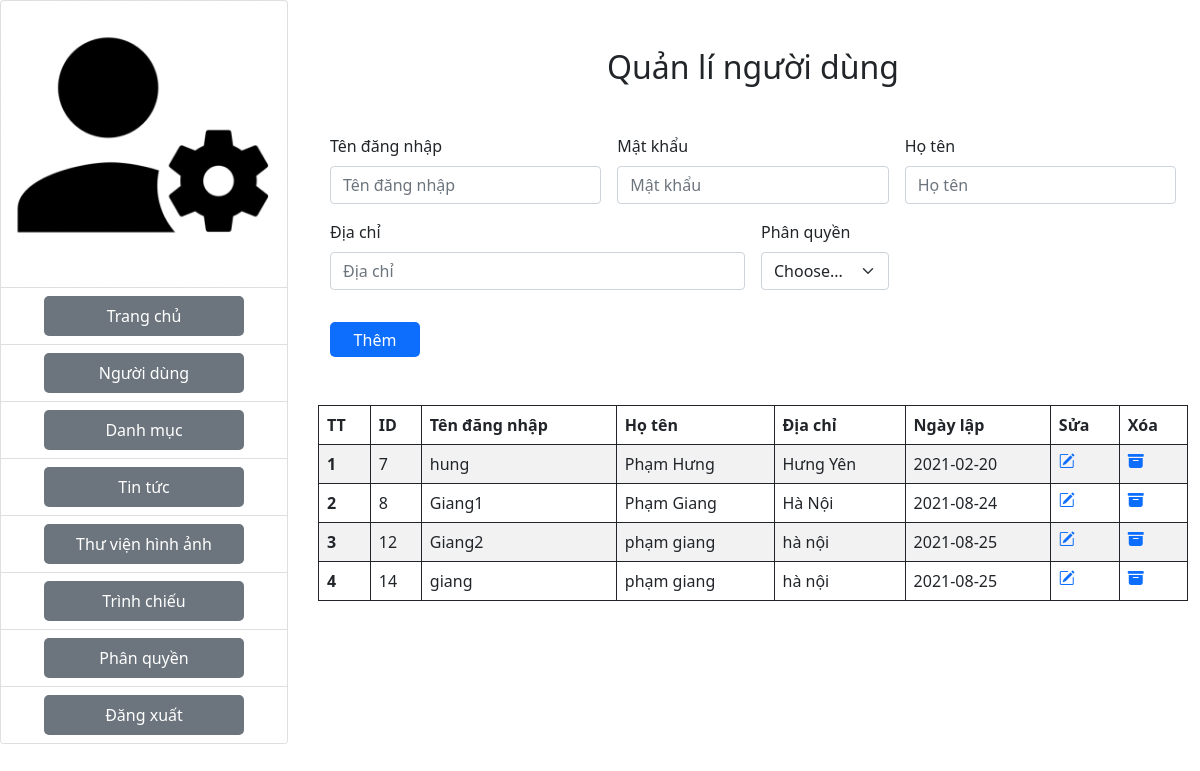
The page /admin/user.php (signed in) on the database its author committed.
### tables this page shows
CREATE TABLE `dangnhap` (
  `iddangnhap` int(10) NOT NULL,
  `tendangnhap` varchar(300) NOT NULL,
  `matkhau` varchar(300) NOT NULL,
  `hoten` varchar(300) NOT NULL,
  `diachi` varchar(300) NOT NULL,
  `ngaylap` date NOT NULL,
  `idphanquyen` int(10) NOT NULL
);

### admin/user.php (the view, shortened to what this page needs)
<?php
include("./config/connect.php");
?>
<div class="row">
    <div class="col-3">
        <?php
        include("./component/header.php")
        ?>
    </div>
    <div class="col-9 ">
        <div class="container">
            <h2 class="mt-5 mb-5 text-center ">Quản lí người dùng</h2>
            <div>
                <form class="row g-3 needs-validation" action="" method="POST">
                    <div class="col-md-4">
                        <label for="validationCustom01" class="form-label">Tên đăng nhập</label>
                        <input type="text" class="form-control" name="tendangnhap" placeholder="Tên đăng nhập" required>
                    </div>
                    <div class="col-md-4">
                        <label for="validationCustom02" class="form-label">Mật khẩu</label>
                        <input type="password" class="form-control" name="matkhau" placeholder="Mật khẩu" required>
                    </div>
                    <div class="col-md-4">
                        <label for="validationCustomUsername" class="form-label">Họ tên</label>
                        <input type="text" class="form-control" name="hoten" placeholder="Họ tên" required>
                    </div>
                    <div class="col-md-6">
                        <label for="validationCustom03" class="form-label">Địa chỉ</label>
                        <input type="text" class="form-control" name="diachi" placeholder="Địa chỉ" required>
                    </div>
                    <div class="col-md-2">
                        <label for="validationCustom05" class="form-label">Phân quyền</label>
                        <select class="form-select" name="phanquyen" required>
                            <option selected disabled value="">Choose...</option>
                        </select>
                    </div>
                    <div class="col-12">
                        <button class="btn-primary mt-3" style="width: 90px;height: 35px;border: none;border-radius: 5px;" type="submit" name="luuthongtin" value="luuthongtin">Thêm</button>
                    </div>
                </form>
            </div>
            <div class="row mt-5">
                <table class="table table-bordered border-dark table-striped table-hover ">
                    <thead class="thead-dark">
                        <tr>
                            <th scope="col">TT</th>
                            <th scope="col">ID</th>
                            <th scope="col">Tên đăng nhập</th>
                            <th scope="col">Họ tên</th>
                            <th scope="col">Địa chỉ</th>
                            <th scope="col">Ngày lập</th>
                            <th scope="col">Sửa</th>
                            <th scope="col">Xóa</tsh>
                        </tr>
                    </thead>
                    <tbody>
                        <?php
                        $sql = "SELECT * FROM dangnhap";
                        $result = mysqli_query($conn, $sql);
                        if (mysqli_num_rows($result) > 0) {
                            $i = 1;
                            while ($row = mysqli_fetch_assoc($result)) {
                        ?>
                                <tr>
                                    <th scope="row"><?php echo $i; ?></th>
                                    <td> <?php echo $row['iddangnhap']; ?> </td>
                                    <td> <?php echo $row['tendangnhap']; ?> </td>
                                    <td> <?php echo $row['hoten']; ?></td>
                                    <td> <?php echo $row['diachi']; ?></td>
                                    <td> <?php echo $row['ngaylap'] ?></td>
                                    <td><a href="editUser.php?iddangnhap=<?php echo $row['iddangnhap']; ?>"><i class="bi bi-pencil-square"></i></a></td>
                                    <td><a href="delete.php?iddangnhap=<?php echo $row['iddangnhap']; ?>"
                                    onclick="return confirm('Bạn có thực sự muốn xóa ?' );">
                                    <i class="bi bi-archive-fill"></i></a></td>
                                </tr>
                        <?php
                                $i++;
                            }
                        }
                        ?>
                    </tbody>
                </table>
            </div>
        </div>
    </div>
</div>

### rows shown on the page
dangnhap: iddangnhap "7", tendangnhap "hung", hoten "Phạm Hưng", diachi "Hưng Yên", ngaylap "2021-02-20"
dangnhap: iddangnhap "8", tendangnhap "Giang1", hoten "Phạm Giang", diachi "Hà Nội", ngaylap "2021-08-24"
dangnhap: iddangnhap "12", tendangnhap "Giang2", hoten "phạm giang", diachi "hà nội", ngaylap "2021-08-25"
dangnhap: iddangnhap "14", tendangnhap "giang", hoten "phạm giang", diachi "hà nội", ngaylap "2021-08-25"
